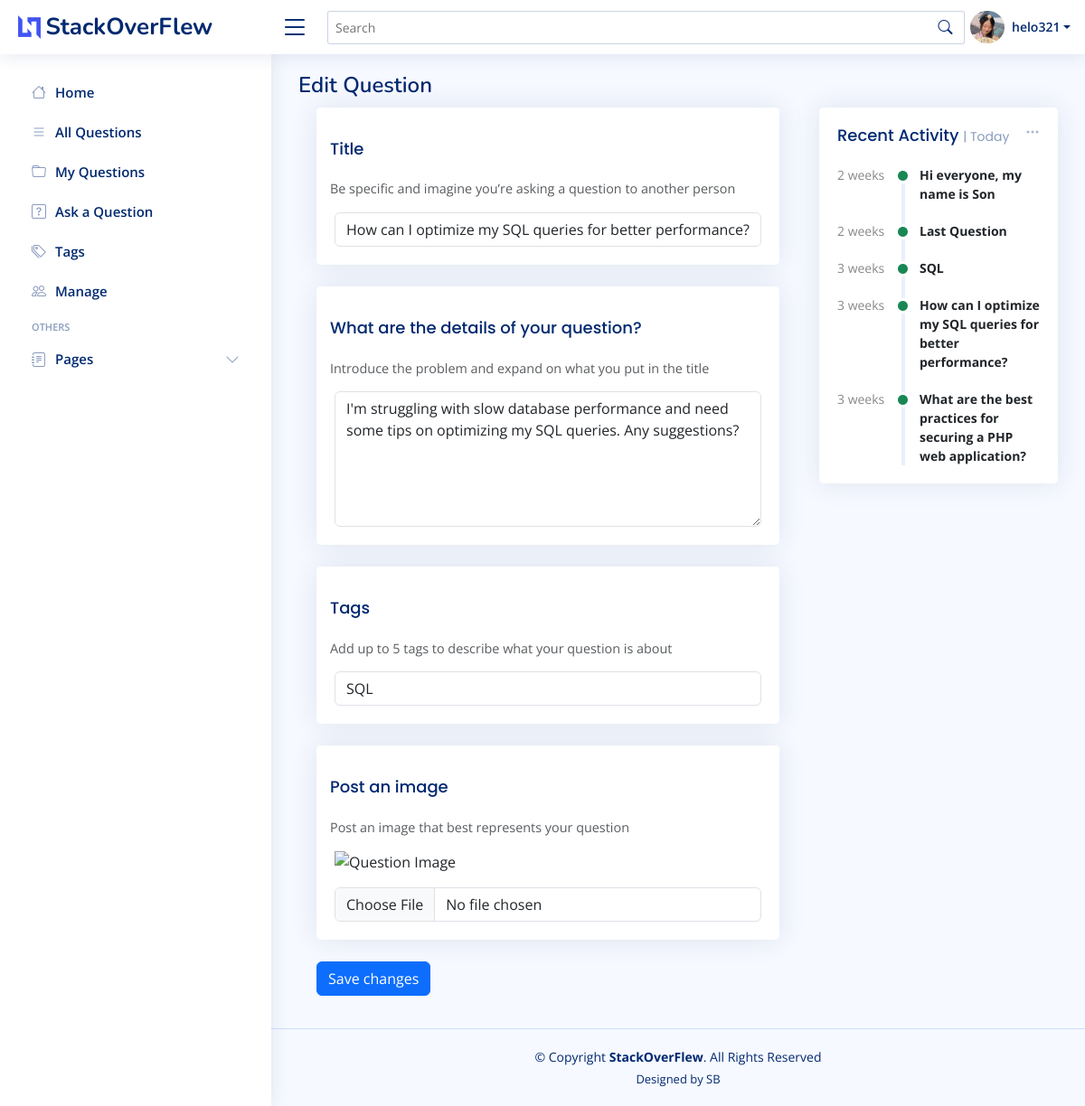
Page /edit/edit_question.php?question_id=64 (signed in) on the committed database.
### tables this page shows
CREATE TABLE `users` (
  `user_id` int(11) NOT NULL,
  `username` varchar(50) NOT NULL,
  `password` varchar(255) NOT NULL,
  `created_at` timestamp NOT NULL DEFAULT current_timestamp(),
  `fullName` varchar(255) DEFAULT NULL,
  `jobTitle` varchar(255) DEFAULT NULL,
  `about` text DEFAULT NULL,
  `company` varchar(255) DEFAULT NULL,
  `country` varchar(100) DEFAULT NULL,
  `address` varchar(255) DEFAULT NULL,
  `phone` varchar(20) DEFAULT NULL,
  `email` varchar(255) DEFAULT NULL,
  `twitterURL` varchar(255) DEFAULT NULL,
  `facebookURL` varchar(255) DEFAULT NULL,
  `instagramURL` varchar(255) DEFAULT NULL,
  `linkedinURL` varchar(255) DEFAULT NULL,
  `profile_image` varchar(255) DEFAULT NULL,
  `role_id` int(11) DEFAULT NULL
);

CREATE TABLE `questions` (
  `question_id` int(11) NOT NULL,
  `user_id` int(11) NOT NULL,
  `title` varchar(255) NOT NULL,
  `body` text NOT NULL,
  `question_image` varchar(255) DEFAULT NULL,
  `created_at` timestamp NOT NULL DEFAULT current_timestamp(),
  `views` int(11) DEFAULT 0,
  `tag_id` int(11) NOT NULL
);

### edit/edit_question.php (called while the page is built, shortened)
<?php
include '../includes/db_connect.php';
include '../includes/functions.php';
try {
    $sql = "SELECT tags.*, COUNT(questions.tag_id) AS num_questions
            FROM tags
            LEFT JOIN questions ON tags.tag_id = questions.tag_id
            GROUP BY tags.tag_id";
    $stmt = $pdo->query($sql);
    $tags = $stmt->fetchAll(PDO::FETCH_ASSOC);
} catch (PDOException $e) {
    echo "Error: " . $e->getMessage();
}
$question_id = $_GET['question_id'];
$sql = "SELECT * FROM questions WHERE question_id = :question_id";
$stmt = $pdo->prepare($sql);
$stmt->bindParam(':question_id', $question_id, PDO::PARAM_INT);
$stmt->execute();
$question = $stmt->fetch(PDO::FETCH_ASSOC);
$title = 'Edit Question';
include '../templates/edit_question.html.php';
$output = ob_get_clean();
include '../index.html.php';

### includes/functions.php (called while the page is built, shortened)
<?php
if (isset($_GET['search_term']) && !empty($_GET['search_term'])) {
    $search_term = '%' . $_GET['search_term'] . '%';
    try {
        $sql = "SELECT *
                FROM questions
                WHERE title LIKE :search_term OR body LIKE :search_term LIKE :search_term";
        $stmt = $pdo->prepare($sql);
        $stmt->bindParam(':search_term', $search_term, PDO::PARAM_STR);
        $stmt->execute();
        $questions = $stmt->fetchAll(PDO::FETCH_ASSOC);
    } catch (PDOException $e) {
        echo "Error: " . $e->getMessage();
    }
} else {
    try {
        $sql = "SELECT * FROM questions";
        $stmt = $pdo->query($sql);
        $questions = $stmt->fetchAll(PDO::FETCH_ASSOC);
    } catch (PDOException $e) {
        echo "Error: " . $e->getMessage();
    }
}
function getUserProfileInfo($user_id)
{
    global $pdo;
    $query = "SELECT * FROM users WHERE user_id = :user_id";
    $stmt = $pdo->prepare($query);
    $stmt->execute(['user_id' => $user_id]);
    if ($stmt->rowCount() > 0) {
        $user_info = $stmt->fetch(PDO::FETCH_ASSOC);
        return $user_info;
    } else {
        return false;
    }
}
function calculateTimeLabel($created_at)
{
    $timestamp = strtotime($created_at);
    $now = time();
    $delta = abs($now - $timestamp);
    if ($delta < 60) {
        return "$delta sec";
    } else if ($delta < 3600) {
        $minutes = round($delta / 60);
        return "$minutes min";
    } else if ($delta < 86400) {
        $hours = round($delta / 3600);
        return "$hours hrs";
    } else if ($delta < 604800) {
        $days = round($delta / 86400);
        return "$days day";
    } else if ($delta < 2592000) {
        $weeks = round($delta / 604800);
        return "$weeks weeks";
    } else {
        $years = round($delta / 31536000);
        return "$years years";
    }
}
function sortQuestions($questions)
{
    usort($questions, function ($q1, $q2) {
        $timestamp1 = strtotime($q1['created_at']);
        $timestamp2 = strtotime($q2['created_at']);
        if ($timestamp1 === false || $timestamp2 === false) {
            return 0;
        } else {
            return $timestamp2 - $timestamp1;
        }
    });
    return $questions;
}
?>

### templates/edit_question.html.php (the view)
<div class="card-body pb-0">
    <table class="table table-borderless">
        <form class="col-md-8" action="edit_question.php?question_id=<?php echo $question['question_id']; ?>" method="post" enctype="multipart/form-data">
            <div class="card mb-4">
                <div class="card-header">
                    <h5 class="card-title">Title</h5>
                    <p class="card-text text-muted" style="font-size: 0.9rem;">Be specific and imagine you’re asking a question to another person</p>
                </div>
                <div class="card-body">
                    <input class="form-control" placeholder="e.g. Is there an R function for finding the index of an element in a vector?" value="<?php echo $question['title']; ?>" name="title">
                </div>
            </div>
            <div class="card mb-4">
                <div class="card-header">
                    <h5 class="card-title">What are the details of your question?</h5>
                    <p class="card-text text-muted mb-0" style="font-size: 0.9rem;">Introduce the problem and expand on what you put in the title</p>
                </div>
                <div class="card-body">
                    <textarea class="form-control que" style="height: 150px; overflow-y: auto;" name="body"><?php echo isset($question_id) ? $question['body'] : ''; ?></textarea>
                </div>
            </div>
            <div class="card mb-4">
                <div class="card-header">
                    <h5 class="card-title">Tags</h5>
                    <p class="card-text text-muted mb-0" style="font-size: 0.9rem;">Add up to 5 tags to describe what your question is about</p>
                </div>
                <div class="card-body">
                    <select class="form-control" name="tag_id">
                        <?php foreach ($tags as $tag) : ?>
                            <option value="<?php echo $tag['tag_id']; ?>"><?php echo $tag['name']; ?></option>
                        <?php endforeach; ?>
                    </select>
                </div>
            </div>
            <div class="card mb-4">
                <div class="card-header">
                    <h5 class="card-title">Post an image</h5>
                    <p class="card-text text-muted mb-0" style="font-size: 0.9rem;">Post an image that best represents your question</p>
                </div>
                <div class="card-body">
                    <img src="<?php echo $question['question_image']; ?>" class="img-fluid mb-3" alt="Question Image" style="max-width: 50%; height: auto;">
                    <input class="form-control" type="file" id="formFile" name="question_image">
                </div>
            </div>
            <button type="submit" class="btn btn-primary">Save changes</button>
        </form>
    </table>
</div>

### index.html.php (shortened to what this page needs)
<?php
if (!isset($_SESSION['user_id'])) {
  $user_id = null;
  $user_info = null;
  $userRole = null;
} else {
  $user_id = $_SESSION['user_id'];
  $user_info = getUserProfileInfo($user_id);
}
?>
<!DOCTYPE html>
<html lang="en">
<head>
  <link href="../assets/vendor/bootstrap/css/bootstrap.min.css" rel="stylesheet">
  <link href="../assets/vendor/bootstrap-icons/bootstrap-icons.css" rel="stylesheet">
  <link href="../assets/vendor/boxicons/css/boxicons.min.css" rel="stylesheet">
  <link href="../assets/vendor/quill/quill.snow.css" rel="stylesheet">
  <link href="../assets/vendor/quill/quill.bubble.css" rel="stylesheet">
  <link href="../assets/vendor/remixicon/remixicon.css" rel="stylesheet">
  <link href="../assets/vendor/simple-datatables/style.css" rel="stylesheet">
  <link href="../assets/css/style.css" rel="stylesheet">
</head>
<body>
  <header id="header" class="header fixed-top d-flex align-items-center">
    <div class="d-flex align-items-center justify-content-between">
      <a href="../index.php" class="logo d-flex align-items-center">
        <img src="../assets/img/logo.png" alt="">
        <span class="d-none d-lg-block">StackOverFlew</span>
      </a>
      <i class="bi bi-list toggle-sidebar-btn"></i>
    </div>
    <div class="search-bar">
      <form class="search-form d-flex align-items-center" method="GET" action="../read/question_lists.php">
        <input type="text" name="search_term" placeholder="Search" title="Enter search keyword" style="width: 800px;">
        <button type="submit" title="Search"><i class="bi bi-search"></i></button>
      </form>
    </div>
    <nav class="header-nav ms-auto">
      <ul class="d-flex align-items-center">
        <li class="nav-item dropdown pe-3">
          <?php if (isset($_SESSION['logged_in']) && $_SESSION['logged_in'] === true) : ?>
            <a class="nav-link nav-profile d-flex align-items-center pe-0" href="#" data-bs-toggle="dropdown">
              <?php
              if (!empty($user_info['profile_image'])) {
                echo '<img src="' . $user_info['profile_image'] . '" alt="Profile" class="rounded-circle">';
              } else {
                echo '<img src="../assets/img/profile/default_profile_image.jpg" alt="Profile" class="rounded-circle">';
              }
              ?>
              <span class="d-none d-md-block dropdown-toggle ps-2"><?php echo $user_info['username']; ?></span>
            </a>
          <?php endif; ?>
        </li>
      </ul>
    </nav>
  </header>
  <aside id="sidebar" class="sidebar">
    <ul class="sidebar-nav" id="sidebar-nav">
      <a class="nav-link collapsed" href="../index.php">
        <i class="bi bi-house"></i>
        <span>Home</span>
      </a>
      <a class="nav-link collapsed" href="../read/question_lists.php">
        <i class="bi bi-list"></i><span>All Questions</span><i class="bi bi-chevron ms-auto"></i>
      </a>
      <?php if (isset($_SESSION['logged_in']) && $_SESSION['logged_in'] === true) : ?>
        <a class="nav-link collapsed" href="../users/user_questions.php">
          <i class="bi bi-folder"></i><span>My Questions</span><i class="bi bi-chevron ms-auto"></i>
        </a>
      <?php endif; ?>
      <a class="nav-link collapsed" href="../create/ask_question.php">
        <i class="bi bi-question-square"></i><span>Ask a Question</span><i class="bi bi-chevron ms-auto"></i>
      </a>
      <a class="nav-link collapsed" href="../read/tags.php">
        <i class="bi bi-tags"></i><span>Tags</span><i class="bi bi-chevron ms-auto"></i>
      </a>
      <?php if ($user_info !== null && $user_info['role_id'] === 1) : ?>
        <a class="nav-link collapsed" href="../edit/manage.php">
          <i class="bi bi-people"></i><span>Manage</span><i class="bi bi-chevron ms-auto"></i>
        </a>
      <?php endif; ?>
      <li class="nav-heading">Others</li>
      <a class="nav-link collapsed" data-bs-target="#forms-nav" data-bs-toggle="collapse" href="#">
        <i class="bi bi-journal-text"></i><span>Pages</span><i class="bi bi-chevron-down ms-auto"></i>
      </a>
    </ul>
  </aside>
  <main id="main" class="main">
    <div class="pagetitle">
      <h1>
        <?= $title ?>
      </h1>
    </div>
    <section class="section dashboard">
      <div class="row">
        <div class="col-lg-8">
          <div class="row">
            <div class="col-12">
              <div>
                <?= $output ?>
              </div>
            </div>
          </div>
        </div>
        <div class="col-lg-4">
          <div class="card">
            <div class="filter">
              <a class="icon" href="#" data-bs-toggle="dropdown"><i class="bi bi-three-dots"></i></a>
            </div>
            <div class="card-body">
              <h5 class="card-title">Recent Activity <span>| Today</span></h5>
              <div class="activity">
                <?php
                $questions = sortQuestions($questions);
                $recentQuestions = array_slice($questions, 0, 5);
                foreach ($recentQuestions as $question) : ?>
                  <div class="activity-item d-flex">
                    <div class="activite-label"><?php echo calculateTimeLabel($question['created_at']); ?></div>
                    <i class='bi bi-circle-fill activity-badge text-success align-self-start'></i>
                    <div class="activity-content">
                      <a class="fw-bold text-dark" href="../read/questions.php?question_id=<?php echo $question['question_id']; ?>"><?php echo $question['title']; ?></a>
                    </div>
                  </div>
                <?php endforeach; ?>
              </div>
            </div>
          </div>
        </div>
      </div>
    </section>
  </main>
  <footer id="footer" class="footer">
    <div class="copyright">
      &copy; Copyright <strong><span>StackOverFlew</span></strong>. All Rights Reserved
    </div>
    <div class="credits">
      Designed by SB</a>
    </div>
  </footer>
</body>
</html>

### rows in the picture
users: profile_image (picture), username "helo321"
questions: title "How can I optimize my SQL queries for better performance?", body "I'm struggling with slow database performance and need some tips on optimizing my SQL queries. Any suggestions?", created_at "3 weeks"
questions: created_at "2 weeks", title "Hi everyone, my name is Son"
questions: created_at "2 weeks", title "Last Question"
questions: created_at "3 weeks", title "SQL"
questions: created_at "3 weeks", title "What are the best practices for securing a PHP web application?"

### other values in the picture
$title "Edit Question"
form field tag_id "SQL"
